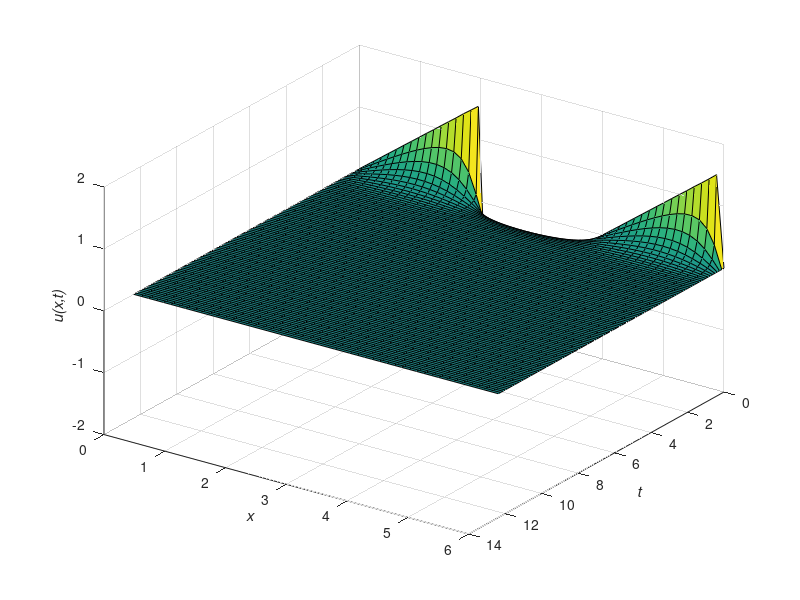

Reproduce this figure in MATLAB.
clearvars
close all
clc

c = 4;
L = 2;
deltat = 0.125000;
k = 0:99;
t = k*deltat;
x = linspace(0,6,50);
xp = c*pi/L^2;
[T,X] = meshgrid(t,x);
u = zeros(size(T));
for n = 1:1000
    u = u + ((-1)^(n+1)/n) * (sin(n*pi*X/L).*exp(-n*xp*T));
end
figure(1)
surf(T, X, u)
grid on
xlabel('\itt\rm')
ylabel('\itx\rm')
zlabel('\itu(x,t)\rm')
view(125, 35)
